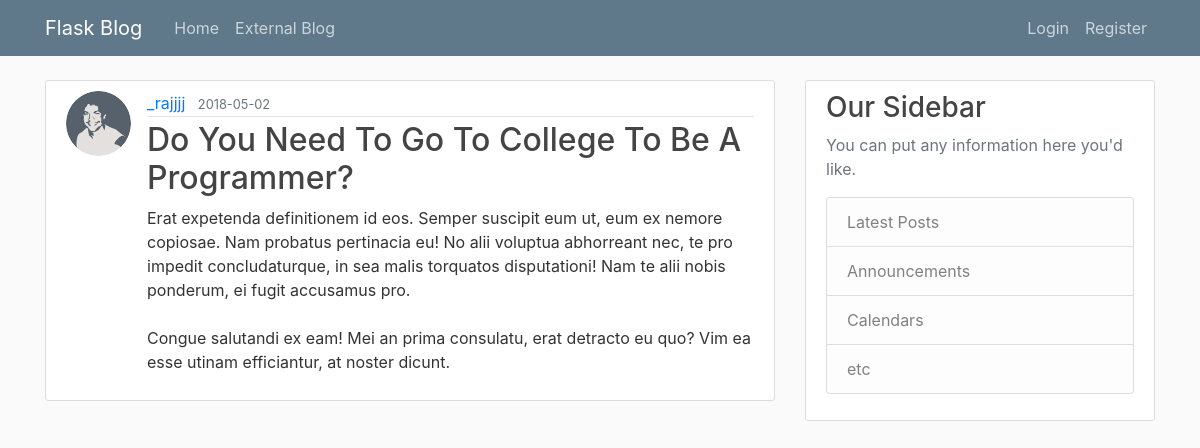
Page /post/26 on the earlier database version.
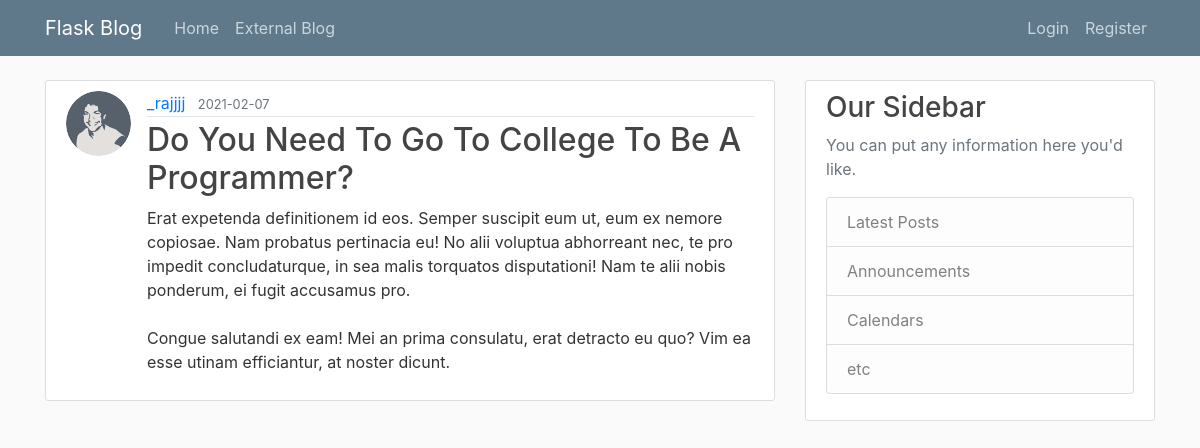
Same page on the later database version.
### flaskblog/models.py (models this page shows, shortened)
class Post(db.Model):
    id = db.Column(db.Integer, primary_key=True)
    title = db.Column(db.String(100), nullable=False)
    date_posted = db.Column(db.DateTime, nullable=False, default=datetime.utcnow)
    content = db.Column(db.Text, nullable=False)
    user_id = db.Column(db.Integer, db.ForeignKey('user.id'), nullable=False)

### flaskblog/routes.py (the view)
@app.route("/post/<int:post_id>")
def post(post_id):
    post = Post.query.get_or_404(post_id)
    return render_template('post.html', title=post.title, post=post)

### flaskblog/templates/post.html (shortened to what this page needs)
{% extends "layout.html" %}
{% block content %}
  <article class="media content-section">
    <img class="rounded-circle article-img" src="{{ url_for('static', filename='profile_pics/' + post.author.image_file) }}">
    <div class="media-body">
      <div class="article-metadata">
        <a class="mr-2" href="{{ url_for('user_posts', username=post.author.username) }}">{{ post.author.username }}</a>
        <small class="text-muted">{{ post.date_posted.strftime('%Y-%m-%d') }}</small>
      </div>
      <h2 class="article-title">{{ post.title }}</h2>
      <p class="article-content">{{ post.content }}</p>
    </div>
  </article>
{% endblock content %}

Differences in the rows shown:
changed Post "Do You Need To Go To College To Be A Programmer?": date_posted "2018-05-02" → "2021-02-07"
